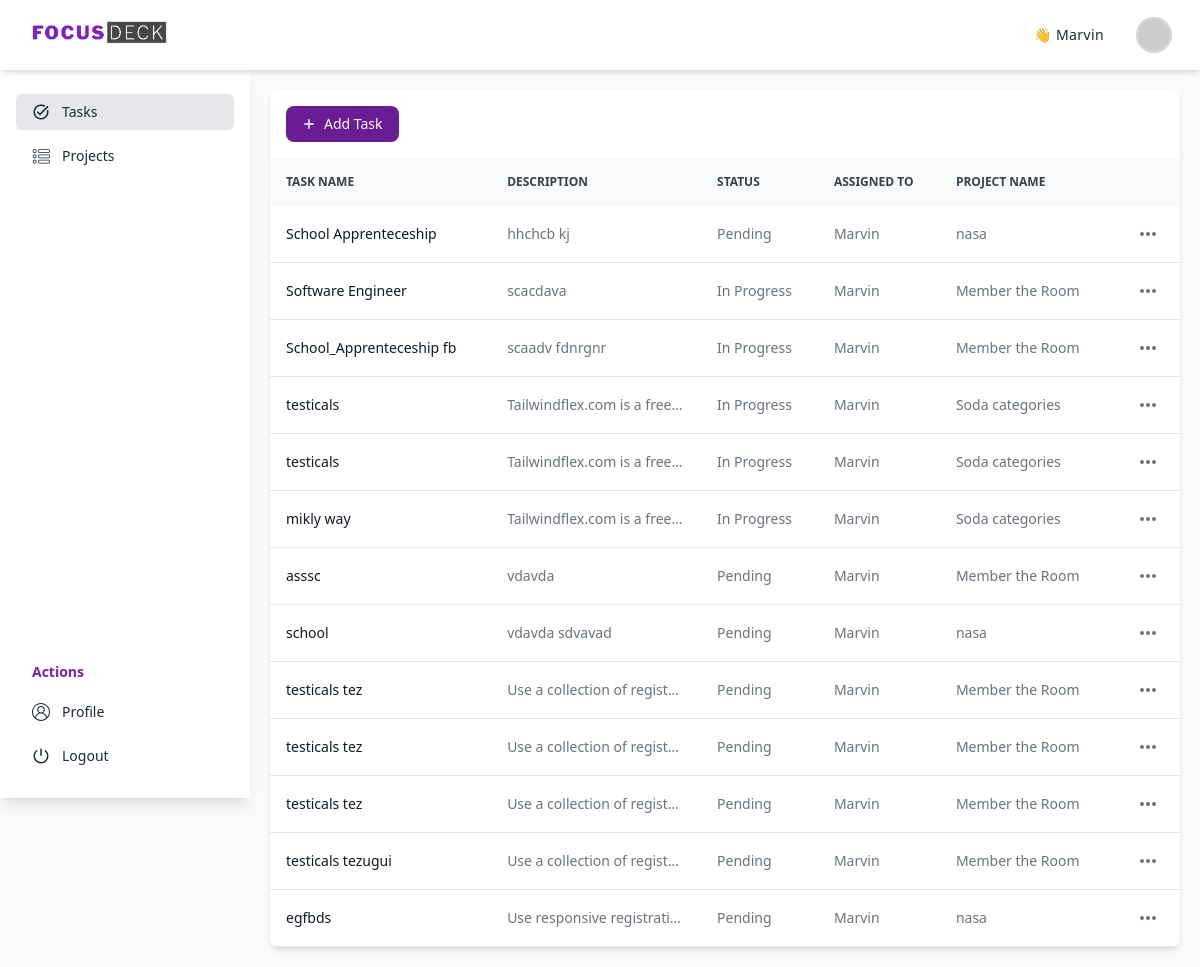
The app's page /tasks/ (signed in) with its own data.
### accounts/models.py (models this page shows)
class CustomUser(AbstractUser):
    is_admin = models.BooleanField(default=False)
    groups = models.ManyToManyField(Group, related_name="customuser_groups", blank=True)
    user_permissions = models.ManyToManyField(Permission, related_name="customuser_permissions", blank=True)

### tasks/models.py (models this page shows, shortened)
class Task(models.Model):
    title = models.CharField(max_length=200)
    description = models.TextField()
    due_date = models.DateField()
    priority = models.CharField(max_length=10, choices=[('Low', 'Low'), ('Medium', 'Medium'), ('High', 'High')])
    status = models.CharField(max_length=20, choices=[('Pending', 'Pending'), ('In Progress', 'In Progress'), ('Completed', 'Completed')])
    project = models.ForeignKey(Project, on_delete=models.CASCADE, related_name="tasks")
    assigned_to = models.ForeignKey(settings.AUTH_USER_MODEL, on_delete=models.SET_NULL, null=True)

class Project(models.Model):
    name = models.CharField(max_length=200)
    description = models.TextField()
    created_at = models.DateTimeField(auto_now_add=True)
    def __str__(self):
        return self.name

### tasks/views.py (the view)
# urls.py: path('', task_list, name='task_list'),
@login_required
def task_list(request, project_id=None):
    if project_id:
        project = get_object_or_404(Project, id=project_id)
        tasks = Task.objects.filter(project=project)
    else:
        project = None
        tasks = Task.objects.all()
    return render(request, 'tasks/task_list.html', {'tasks': tasks, 'project': project})

### theme/templates/tasks/task_list.html (shortened to what this page needs)
{% extends '../base.html' %} {% load static %} {% block title %}FocusDeck  | Task List{% endblock %} {% block content %}
    <section class="bg-gray-50 dark:bg-gray-900 p-3 sm:p-5 antialiased">
        <div class="mx-auto max-w-screen-5xl px-2 lg:px-0">
            <div class="bg-white dark:bg-gray-800 relative shadow-md sm:rounded-lg overflow-hidden">
                <div class="flex flex-col md:flex-row items-center justify-between space-y-3 md:space-y-0 md:space-x-4 p-4">
                    <div class="w-full md:w-auto flex flex-col md:flex-row space-y-2 md:space-y-0 items-stretch md:items-center justify-end md:space-x-3 flex-shrink-0">
                        <a
                            href="{% url 'task_create' %}"
                            class="flex items-center justify-center text-white bg-primary-700 hover:bg-primary-800 focus:ring-4 focus:ring-primary-300 font-medium rounded-lg text-sm px-4 py-2 dark:bg-primary-600 dark:hover:bg-primary-700 focus:outline-none dark:focus:ring-primary-800">
                            <svg class="h-3.5 w-3.5 mr-2" fill="currentColor" viewbox="0 0 20 20" xmlns="http://www.w3.org/2000/svg" aria-hidden="true">
                                <path clip-rule="evenodd" fill-rule="evenodd" d="M10 3a1 1 0 011 1v5h5a1 1 0 110 2h-5v5a1 1 0 11-2 0v-5H4a1 1 0 110-2h5V4a1 1 0 011-1z" />
                            </svg>
                            Add Task
                        </a>
                    </div>
                </div>
                <div class="overflow-x-auto">
                    <table class="w-full text-sm text-left text-gray-500 dark:text-gray-400">
                        <thead class="text-xs text-gray-700 uppercase bg-gray-50 dark:bg-gray-700 dark:text-gray-400">
                            <tr>
                                <th scope="col" class="px-4 py-4">Task name</th>
                                <th scope="col" class="px-4 py-3">Description</th>
                                <th scope="col" class="px-4 py-3">Status</th>
                                <th scope="col" class="px-4 py-3">Assigned To</th>
                                <th scope="col" class="px-4 py-3">Project Name</th>
                                <th scope="col" class="px-4 py-3">
                                </th>
                            </tr>
                        </thead>
                        <tbody>
                            {% for task in tasks %}
                                <tr class="border-b dark:border-gray-700">
                                    <th scope="row" class="px-4 py-3 font-medium text-gray-900 whitespace-nowrap dark:text-white">{{ task.title }}</th>
                                    <td class="px-4 py-3 max-w-[12rem] truncate">{{ task.description }}</td>
                                    <td class="px-4 py-3">{{ task.status }}</td>
                                    <td class="px-4 py-3">{{ task.assigned_to }}</td>
                                    <td class="px-4 py-3">{{ task.project }}</td>
                                    <td class="px-4 py-3 flex items-center justify-end">
                                        <button id="{{ task.id }}-button" data-dropdown-toggle="{{ task.id }}" class="inline-flex items-center text-sm font-medium hover:bg-gray-100 dark:hover:bg-gray-700 p-1.5 dark:hover-bg-gray-800 text-center text-gray-500 hover:text-gray-800 rounded-lg focus:outline-none dark:text-gray-400 dark:hover:text-gray-100" type="button">
                                            <svg class="w-5 h-5" aria-hidden="true" fill="currentColor" viewbox="0 0 20 20" xmlns="http://www.w3.org/2000/svg">
                                                <path d="M6 10a2 2 0 11-4 0 2 2 0 014 0zM12 10a2 2 0 11-4 0 2 2 0 014 0zM16 12a2 2 0 100-4 2 2 0 000 4z" />
                                            </svg>
                                        </button>
                                    </td>
                                </tr>
                            {% endfor %}
                        </tbody>
                    </table>
                </div>
            </div>
        </div>
    </section>
{% endblock %}

### theme/templates/base.html (shortened to what this page needs)
{% load static tailwind_tags %}
<!DOCTYPE html>
<html lang="en" class="h-full bg-gray-50 dark:bg-gray-900">
  <head>
    {% tailwind_css %}
  </head>
  <body class="bg-gray-50 font-sans leading-normal tracking-normal h-full">
    <div>
      <div class="relative font-sans pt-[70px] h-screen">
        <header
          class="flex shadow-md py-1 px-4 sm:px-7 bg-white min-h-[70px] tracking-wide z-[110] fixed top-0 w-full"
        >
          <div
            class="flex flex-wrap items-center justify-between gap-4 w-full relative"
          >
            <a href="{% url 'home' %}"
              ><img
                src="{% static 'logo/logo.png' %}"
                alt="logo"
                class="w-36"
              />
            </a>
            <div
              id="collapseMenu"
              class="max-lg:hidden lg:!block max-lg:before:fixed max-lg:before:bg-black max-lg:before:opacity-50 max-lg:before:inset-0 max-lg:before:z-50"
            >
              <div
                class="max-lg:fixed max-lg:bg-white max-lg:w-1/2 max-lg:min-w-[300px] max-lg:top-0 max-lg:left-0 max-lg:p-6 max-lg:h-full max-lg:shadow-md max-lg:overflow-auto z-50"
              >
                <div
                  class="flex items-center max-lg:flex-col-reverse max-lg:ml-auto gap-8"
                >
                  <span
                    class='hover:text-primary-600 text-gray-800 block text-sm transition-all cursor-pointer'>
                      &#128075 {{ user.username }}
                  </span>
                  <div class="dropdown-menu relative flex shrink-0 group">
                    <img
                        src="https://ui-avatars.com/api/?format=svg&rounded=true&name={{ user.username }}&background=random&length=1"
                        alt="{{ user.username }}"
                        class="w-9 h-9 max-lg:w-16 max-lg:h-16 rounded-full border-2 border-gray-300 cursor-pointer"
                    />
                  </div>
                </div>
              </div>
            </div>
          </div>
        </header>
        <div>
          <div class="flex items-start">
            <nav id="sidebar" class="lg:min-w-[250px] w-max max-lg:min-w-8">
              <div
                id="sidebar-collapse-menu"
                style="height: calc(100vh - 72px)"
                class="bg-white flex flex-col justify-between shadow-lg h-screen fixed py-6 px-4 top-[70px] left-0 overflow-auto z-[99] lg:min-w-[250px] lg:w-max max-lg:w-0 max-lg:invisible transition-all duration-500"
              >
                <ul class="space-y-2">
                  <li>
                    <a
                      href="{% url 'task_list' %}"
                      class="text-gray-800 text-sm flex items-center {% if request.resolver_match.url_name == 'task_list' %}bg-gray-200{% else %}hover:bg-gray-100{% endif %} rounded-md px-4 py-2 transition-all"
                    >
                      <span>Tasks</span>
                    </a>
                  </li>
                  <li>
                    <a
                      href="{% url 'project_list' %}"
                      class="text-gray-800 text-sm flex items-center {% if request.resolver_match.url_name == 'project_list' %}bg-gray-200{% else %}hover:bg-gray-100{% endif %} rounded-md px-4 py-2 transition-all"
                    >
                      <span>Projects</span>
                    </a>
                  </li>
                </ul>
                <div class="mt-6">
                  <h6 class="text-primary-600 text-sm font-bold px-4">Actions</h6>
                  <ul class="mt-3 space-y-2">
                    <li>
                      <a
                        href="{% url 'profile' %}"
                        class="text-gray-800 text-sm flex items-center  {% if request.resolver_match.url_name == 'profile' %}bg-gray-200{% else %}hover:bg-gray-100{% endif %}  rounded-md px-4 py-2 transition-all"
                      >
                        <span>Profile</span>
                      </a>
                    </li>
                    <li>
                      <a
                        href="{% url 'logout' %}"
                        class="text-gray-800 text-sm flex items-center hover:bg-gray-100 rounded-md px-4 py-2 transition-all"
                      >
                        <span>Logout</span>
                      </a>
                    </li>
                  </ul>
                </div>
              </div>
            </nav>
            <section class="main-content w-full overflow-auto p-0">
              <div class="overflow-x-auto">
                <div class="min-w-full bg-white">
                  {% block content %} {% endblock content %}
                </div>
              </div>
            </section>
          </div>
        </div>
      </div>
    </div>
  </body>
</html>

### records on screen
CustomUser: username "Marvin"
Task: title "School Apprenteceship", description "hhchcb kj", status "Pending", assigned_to "Marvin", project "nasa"
Task: title "Software Engineer", description "scacdava", status "In Progress", assigned_to "Marvin", project "Member the Room"
Task: title "School_Apprenteceship fb", description "scaadv fdnrgnr", status "In Progress", assigned_to "Marvin", project "Member the Room"
Task: title "testicals", description "Tailwindflex.com is a free…", status "In Progress", assigned_to "Marvin", project "Soda categories"
Task: title "testicals", description "Tailwindflex.com is a free…", status "In Progress", assigned_to "Marvin", project "Soda categories"
Task: title "mikly way", description "Tailwindflex.com is a free…", status "In Progress", assigned_to "Marvin", project "Soda categories"
Task: title "asssc", description "vdavda", status "Pending", assigned_to "Marvin", project "Member the Room"
Task: title "school", description "vdavda sdvavad", status "Pending", assigned_to "Marvin", project "nasa"
Task: title "testicals tez", description "Use a collection of regist…", status "Pending", assigned_to "Marvin", project "Member the Room"
Task: title "testicals tez", description "Use a collection of regist…", status "Pending", assigned_to "Marvin", project "Member the Room"
Task: title "testicals tez", description "Use a collection of regist…", status "Pending", assigned_to "Marvin", project "Member the Room"
Task: title "testicals tezugui", description "Use a collection of regist…", status "Pending", assigned_to "Marvin", project "Member the Room"
Task: title "egfbds", description "Use responsive registrati…", status "Pending", assigned_to "Marvin", project "nasa"
